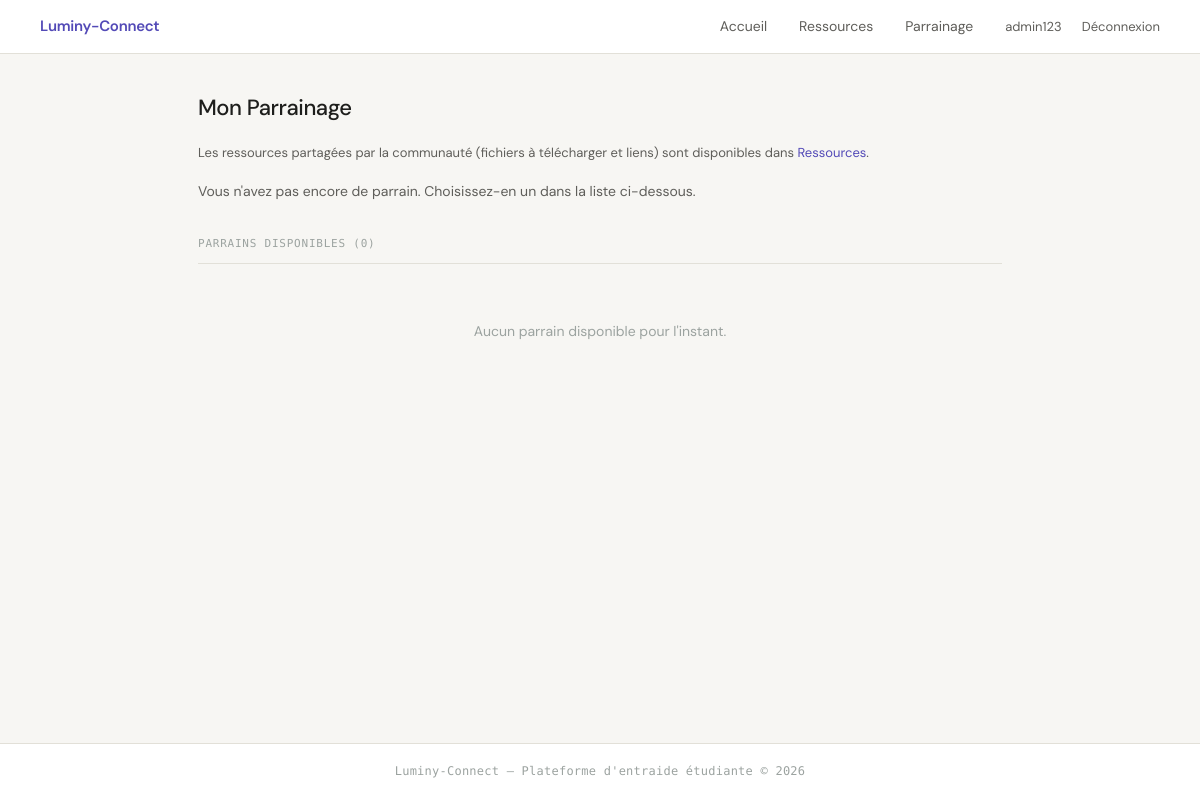
/mon-parrainage (signed in), run on an earlier commit of the app's database.
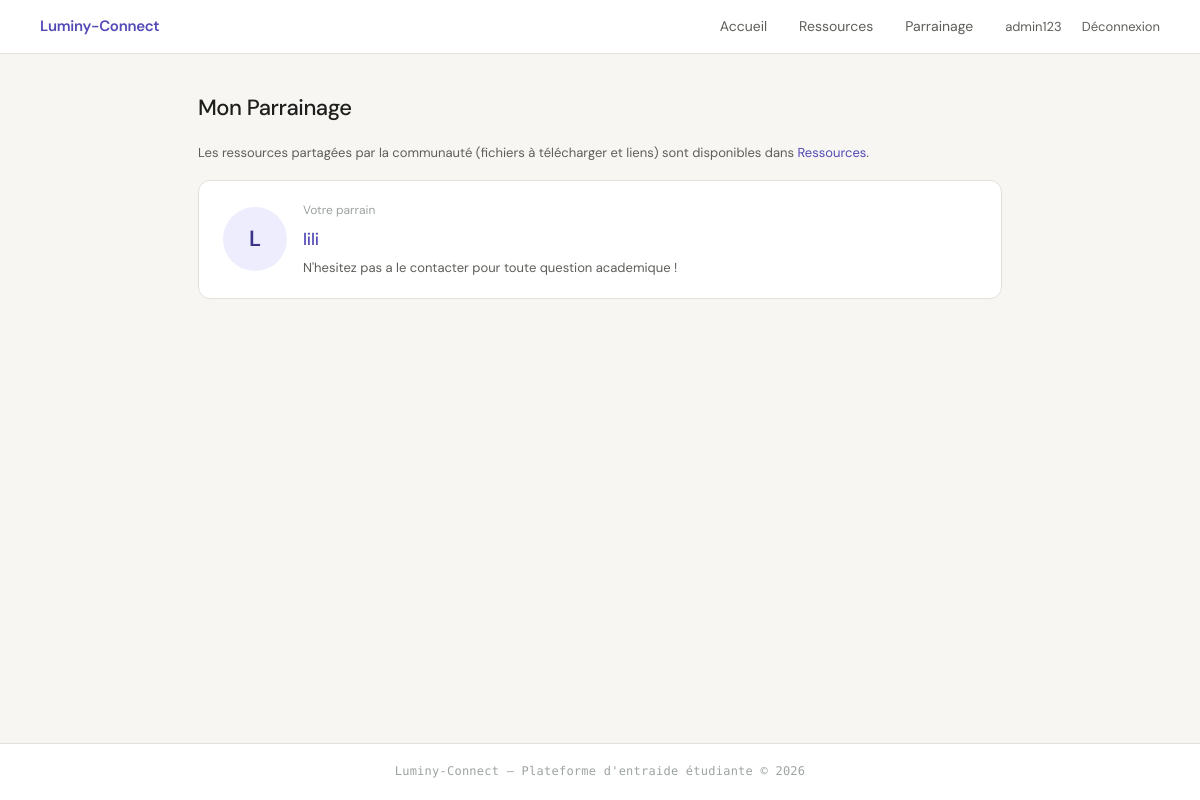
And on a later commit of the database.
### tables this page shows
CREATE TABLE utilisateur (
            id INTEGER PRIMARY KEY AUTOINCREMENT,
            nom_utilisateur TEXT UNIQUE NOT NULL,
            mot_de_passe TEXT NOT NULL,
            est_parrain INTEGER NOT NULL
        );

### app.py (the view)
@app.route('/mon-parrainage')
@login_required
def mon_parrainage():
    if session['est_parrain']:
        filleuls  = obtenir_filleuls_de(session['user_id'])
        demandes  = obtenir_demandes_parrainage_recues(session['user_id'])
        return render_template('parrainage.html',
                               filleuls=filleuls,
                               demandes_recues=demandes,
                               est_parrain=True)
    else:
        parrain  = obtenir_parrain_de(session['user_id'])
        parrains = obtenir_parrains_disponibles(session['user_id']) if not parrain else []
        return render_template('parrainage.html',
                               parrain=parrain,
                               parrains=parrains,
                               est_parrain=False)

### data_model.py (called while the page is built)
def login_required(f):
    @wraps(f)
    def decorated_function(*args, **kwargs):
        if "user_id" not in session:
            return redirect(url_for('connexion'))
        return f(*args, **kwargs)
    return decorated_function

def db_fetch(query, args=(), fetch_all=False, db_name=DBFILENAME):
    with sqlite3.connect(db_name) as conn:
        conn.row_factory = sqlite3.Row
        cur = conn.execute(query, args)
        if fetch_all:
            res = cur.fetchall()
            return [dict(e) for e in res] if res else []
        else:
            res = cur.fetchone()
            return dict(res) if res else None

def obtenir_parrain_de(filleul_id):
    query = """
        SELECT utilisateur.id, utilisateur.nom_utilisateur
        FROM parrainage
        JOIN utilisateur ON parrainage.parrain_id = utilisateur.id
        WHERE parrainage.filleul_id = ?
    """
    return db_fetch(query, (filleul_id,))

### templates/parrainage.html
{% include 'en_tete.html' %}
<main>
  <h1>Mon Parrainage</h1>
  {% if est_parrain %}
  <div class="carte-parrain" style="margin-bottom: 20px;">
    <div class="avatar lg">{{ session.get('nom', '?')[0]|upper }}</div>
    <div>
      <h2 style="margin-bottom: 4px;">{{ session.get('nom') }}</h2>
      <span class="statut-ouverte">Parrain</span>
    </div>
  </div>
  {% if demandes_recues %}
  <div class="divider">Demandes en attente ({{ demandes_recues|length }})</div>
  {% for d in demandes_recues %}
  <div class="carte-demande">
    <div class="carte-entete">
      <div class="avatar sm">{{ d.nom_utilisateur[0]|upper }}</div>
      <a href="/utilisateur/{{ d.filleul_id }}" style="font-size: 14px; font-weight: 500;">
        {{ d.nom_utilisateur }}
      </a>
      <span class="auteur">{{ d.created_at[:10] }}</span>
    </div>
    {% if d.message %}
    <p>{{ d.message }}</p>
    {% endif %}
    <div style="display: flex; gap: 10px;">
      <form action="/parrainage/repondre/{{ d.id }}" method="POST" style="display:inline;">
        <input type="hidden" name="action" value="accepter">
        <button type="submit" class="btn btn-primary" style="padding: 7px 16px; font-size: 13px;">
          Accepter
        </button>
      </form>
      <form action="/parrainage/repondre/{{ d.id }}" method="POST" style="display:inline;">
        <input type="hidden" name="action" value="refuser">
        <button type="submit" class="btn btn-danger">Refuser</button>
      </form>
    </div>
  </div>
  {% endfor %}
  {% endif %}
  <div class="divider">Mes filleuls ({{ filleuls|length }})</div>
  {% for filleul in filleuls %}
  <div class="carte-parrain" style="margin-bottom: 10px;">
    <div class="avatar sm">{{ filleul.nom_utilisateur[0]|upper }}</div>
    <div>
      <a href="/utilisateur/{{ filleul.id }}" style="font-size: 14px; font-weight: 500;">
        {{ filleul.nom_utilisateur }}
      </a>
    </div>
  </div>
  {% else %}
  <p class="vide">Aucun filleul pour l'instant.</p>
  {% endfor %}
  {% else %}
  <p style="font-size: 13px; color: var(--gris-texte); margin-bottom: 16px;">
    Les ressources partagées par la communauté (fichiers à télécharger et liens) sont disponibles dans
    <a href="/ressources">Ressources</a>.
  </p>
  {% if parrain %}
  <div class="carte-parrain">
    <div class="avatar lg">{{ parrain.nom_utilisateur[0]|upper }}</div>
    <div>
      <p style="font-size: 12px; color: var(--gris-doux); margin-bottom: 4px;">Votre parrain</p>
      <h2 style="margin-bottom: 4px;">
        <a href="/utilisateur/{{ parrain.id }}">{{ parrain.nom_utilisateur }}</a>
      </h2>
      <p style="font-size: 13px; color: var(--gris-texte);">
        N'hesitez pas a le contacter pour toute question academique !
      </p>
    </div>
  </div>
  {% else %}
  <p style="font-size: 14px; color: var(--gris-texte); margin-bottom: 24px;">
    Vous n'avez pas encore de parrain. Choisissez-en un dans la liste ci-dessous.
  </p>
  <div class="divider">Parrains disponibles ({{ parrains|length }})</div>
  {% for p in parrains %}
  <div class="carte-parrain" style="margin-bottom: 10px;">
    <div class="avatar">{{ p.nom_utilisateur[0]|upper }}</div>
    <div style="flex: 1;">
      <a href="/utilisateur/{{ p.id }}" style="font-size: 14px; font-weight: 500;">
        {{ p.nom_utilisateur }}
      </a>
      <p style="font-size: 12px; color: var(--gris-doux); margin-top: 2px;">
        {{ p.nb_filleuls }} filleul{% if p.nb_filleuls != 1 %}s{% endif %}
      </p>
    </div>
    <form action="/demander-parrain/{{ p.id }}" method="POST"
          style="display:flex; gap:8px; align-items:center;">
      <input type="text" name="message"
             placeholder="Message (optionnel)"
             style="width: 200px; padding: 7px 12px; font-size: 13px;">
      <button type="submit" class="btn btn-primary"
              style="padding: 7px 16px; font-size: 13px; white-space: nowrap;">
        Demander
      </button>
    </form>
  </div>
  {% else %}
  <p class="vide">Aucun parrain disponible pour l'instant.</p>
  {% endfor %}
  {% endif %}
  {% endif %}
</main>
{% include 'pied_de_page.html' %}

What changed in the data, as far as the page shows it:
added utilisateur: nom_utilisateur "L", nom_utilisateur "lili"
Also different on the page:
{{ parrains|length }}: "0" → (not shown)
text no longer shown: "Vous n'avez pas encore de parrain. Choisissez-en un dans la liste ci-dessous. PARRAINS DISPONIBLES ( ) Aucun parrain disponible pour l'instant."
text now shown: "Votre parrain N'hesitez pas a le contacter pour toute question academique !"
